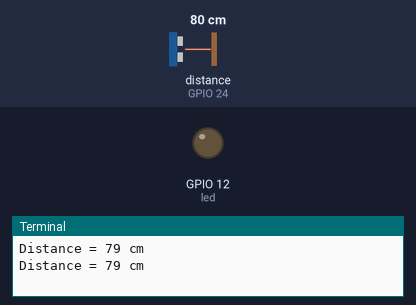
Bench run of a program on a simulated Raspberry Pi (BCM pin numbers). Shown: output pins drawn as LEDs (lit = HIGH), the last lines printed to the terminal. The test bench sets the inputs (shaded band); at power-on: distance to the obstacle (sensor on GPIO 24) 80 cm. The echo pulse lasts 58.3 µs per cm; the clock reads 2024-03-15 10:24:30 at power-on unless the program sets it; pins used as bus, display or sensor lines are not drawn.

Above: at 1.2 s.
1.3 s: distance to the obstacle (sensor on GPIO 24) set to 2 cm
At 2.5 s:
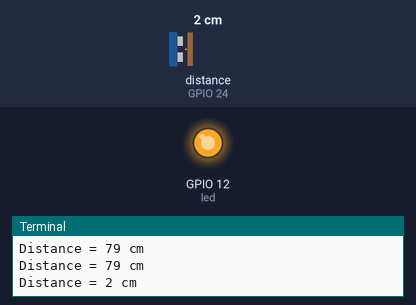
3.5 s: distance to the obstacle (sensor on GPIO 24) set to 18 cm
At 5.2 s:
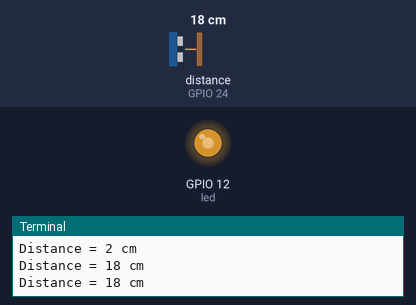
5.5 s: distance to the obstacle (sensor on GPIO 24) set to 35 cm
At 7.1 s:
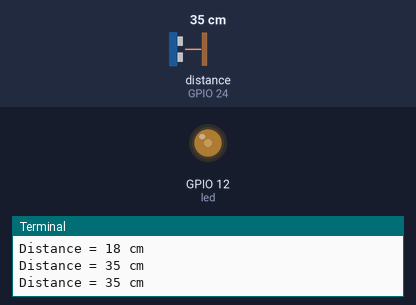
Timing chart, 0 to 8.6 s (numbered marks = the images above; inputs shaded):
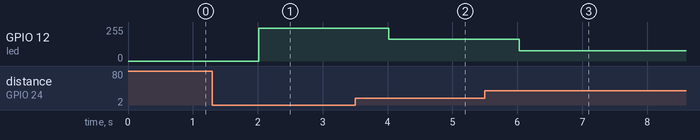

Measured:
- after the input at 1.3 s, GPIO 12 (led): 0/255 → 245/255 after 0.72 s
- after the input at 3.5 s, GPIO 12 (led): 245/255 → 163/255 after 0.52 s
- after the input at 5.5 s, GPIO 12 (led): 163/255 → 77/255 after 0.53 s

The program:

PWM_RPi.py
```python
#including the required libraries
from gpiozero import LED
import RPi.GPIO
import time
import RPi.GPIO as GPIO

RPi.GPIO.setmode(RPi.GPIO.BCM)      #setting the gpio mode to BCM
GPIO.setwarnings(False)

GPIO_TRIGGER = 18       #setting the trigger pin of ultrasonic sensor
GPIO_ECHO = 24          #setting the echo pin of ultrasonic sensor

GPIO.setup(12, GPIO.OUT)    #initialising the led pin 12

led = GPIO.PWM(12, 1000)        #setting the led pin as PWM
led.start(0)    #led initial state low

GPIO.setup(GPIO_TRIGGER, GPIO.OUT)      #initialising the trigger pin
GPIO.setup(GPIO_ECHO, GPIO.IN)          #initialising the echo pin

#creating a function distance to read and return the distance from ultrasonic sensor.
def Distance():
    GPIO.output(GPIO_TRIGGER, True)

    time.sleep(0.001)
    GPIO.output(GPIO_TRIGGER, False)

    time_start = time.time()
    time_stop = time.time()

    while GPIO.input(GPIO_ECHO) == 0:
        time_start = time.time()

    while GPIO.input(GPIO_ECHO) == 1:
        time_stop = time.time()

    TimeElapsed = time_stop - time_start
    distance = (TimeElapsed * 34300) / 2

    return int(distance)        #returning the distance in integer.

try:
    while True:
        dis = Distance()        #reading the distance using above function
        print ("Distance = " + str(dis) + " cm")        #printing the distance in cm
        if dis < 50:
                led.ChangeDutyCycle((50 - dis)*2)   #changing the duty cycle of the led if distance is < 50
        else:
            led.start(0)    #led turning off if the distance in more than 50.

        time.sleep(1)

except KeyboardInterrupt:
    GPIO.cleanup()
```
